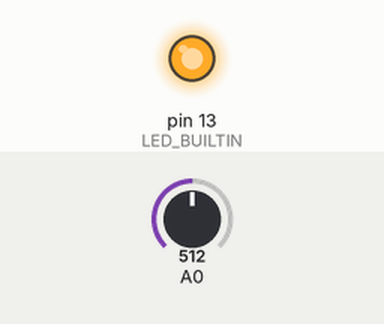
Bench run of a sketch on a simulated Arduino Uno, built with avr-gcc and run on an emulated ATmega328P. Parts: output pins drawn as LEDs (lit = HIGH). Inputs (shaded band) come from the test bench; at power-on: A0 = 512.

Above: at 1.2 s.
1.3 s: A0 set to 491
At 2.5 s:
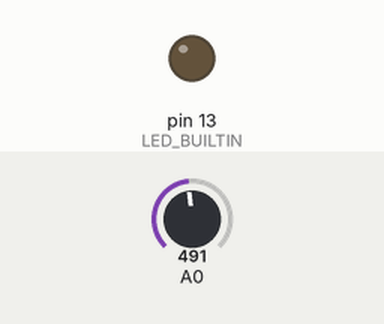
2.8 s: A0 set to 510
At 3.7 s:
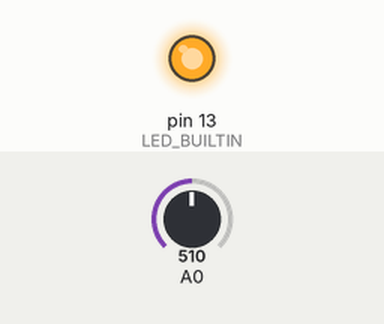
4.3 s: A0 set to 490
At 5.0 s:
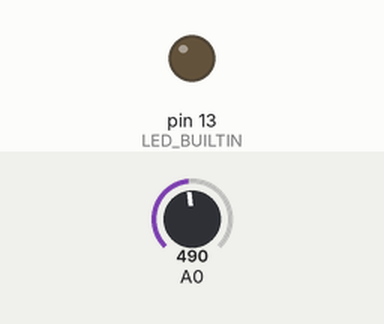
Timing chart, 0 to 7.3 s (numbered marks = the images above; inputs shaded):
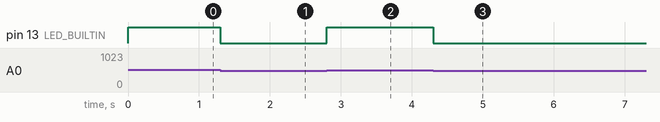

The sketch:

analoginput_1_input.ino
```cpp
void setup()
{
    pinMode(LED_BUILTIN, OUTPUT);
}

const uint16_t THRESHOLD = 500;

void loop()
{
    if (analogRead(A0) > THRESHOLD)
        digitalWrite(LED_BUILTIN, HIGH);
    else
        digitalWrite(LED_BUILTIN, LOW);
    delay(100);
}
```

Measured:
- the behaviour switches between 501 and 500 on A0 (found by bisection; images 0 and 1)
- after the input at 1.3 s, pin 13 (LED_BUILTIN): HIGH → LOW at once
- after the input at 2.8 s, pin 13 (LED_BUILTIN): LOW → HIGH at once
- after the input at 4.3 s, pin 13 (LED_BUILTIN): HIGH → LOW at once
